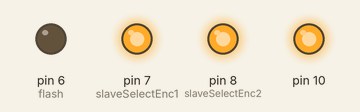
This sketch was run on a simulated Arduino Uno, built with avr-gcc and run on an emulated ATmega328P. Parts: output pins drawn as LEDs (lit = HIGH). What the sketch prints to the serial monitor is not drawn.

Above: at 0.27 s.
Timing chart, 0 to 2.0 s (numbered marks = the images above):
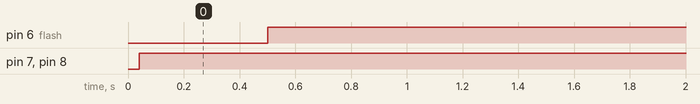

Measured:
- by itself, pin 6 (flash): LOW → HIGH at 0.50 s
- by itself, pin 7 (slaveSelectEnc1), pin 8 (slaveSelectEnc2): LOW → HIGH at 0.04 s

The sketch:

BOB_encoderticks_serial.ino
```cpp
//=========================HEADER=============================================================
/*
   Dual LS7366 Quadrature Counter Test Code
   AUTHOR: Jason Traud
   DATE: June 22, 2013

   This is a simple test program to read encoder counts
   collected by the LS7366 breakout board. The counts are
   then displayed in the Arduino's serial monitor at a
   baud rate of 9600

   Hardware: Arduino Uno R3
   Powered

   LS7366 Breakout    -------------   Arduino
   -----------------                    -------
            MOSI   -------------------   SDO (D11)
            MISO   -------------------   SDI (D12)
            SCK    -------------------   SCK (D13)
            SS1    -------------------   SS1 (D7)
            SS2    -------------------   SS2 (D8)
            GND    -------------------   GND
            VDD    -------------------   VCC (5.0V)

   License: CCAv3.0 Attribution-ShareAlike (http://creativecommons.org/licenses/by-sa/3.0/)
   You're free to use this code for any venture. Attribution is greatly appreciated.

//============================================================================================
*/

// Inclde the standard Arduino SPI Library, please ensure the SPI pins are
// connected properly for your Arduino version
#include <SPI.h>

// Slave Select pins for encoders 1 and 2
// Feel free to reallocate these pins to best suit your circuit
const int slaveSelectEnc1 = 7;
const int slaveSelectEnc2 = 8;

const int flash = 6;


// These hold the current encoder count.
signed long encoder1count = 0;
signed long encoder2count = 0;

void initEncoders() {

  // Set slave selects as outputs
  pinMode(slaveSelectEnc1, OUTPUT);
  pinMode(slaveSelectEnc2, OUTPUT);

  // Raise select pins
  // Communication begins when you drop the individual select signsl
  digitalWrite(slaveSelectEnc1,HIGH);
  digitalWrite(slaveSelectEnc2,HIGH);

  SPI.begin();

  // Initialize encoder 1
  //    Clock division factor: 0
  //    Negative index input
  //    free-running count mode
  //    x4 quatrature count mode (four counts per quadrature cycle)
  // NOTE: For more information on commands, see datasheet
  digitalWrite(slaveSelectEnc1,LOW);        // Begin SPI conversation
  SPI.transfer(0x88);                       // Write to MDR0
  SPI.transfer(0x03);                       // Configure to 4 byte mode
  digitalWrite(slaveSelectEnc1,HIGH);       // Terminate SPI conversation

  // Initialize encoder 2
  //    Clock division factor: 0
  //    Negative index input
  //    free-running count mode
  //    x4 quatrature count mode (four counts per quadrature cycle)
  // NOTE: For more information on commands, see datasheet
  digitalWrite(slaveSelectEnc2,LOW);        // Begin SPI conversation
  SPI.transfer(0x88);                       // Write to MDR0
  SPI.transfer(0x03);                       // Configure to 4 byte mode
  digitalWrite(slaveSelectEnc2,HIGH);       // Terminate SPI conversation
}

long readEncoder(int encoder) {

  // Initialize temporary variables for SPI read
  unsigned int count_1, count_2, count_3, count_4;
  long count_value;

  // Read encoder 1
  if (encoder == 1) {
    digitalWrite(slaveSelectEnc1,LOW);      // Begin SPI conversation
    SPI.transfer(0x60);                     // Request count
    count_1 = SPI.transfer(0x00);           // Read highest order byte
    count_2 = SPI.transfer(0x00);
    count_3 = SPI.transfer(0x00);
    count_4 = SPI.transfer(0x00);           // Read lowest order byte
    digitalWrite(slaveSelectEnc1,HIGH);     // Terminate SPI conversation
  }

  // Read encoder 2
  else if (encoder == 2) {
    digitalWrite(slaveSelectEnc2,LOW);      // Begin SPI conversation
    SPI.transfer(0x60);                      // Request count
    count_1 = SPI.transfer(0x00);           // Read highest order byte
    count_2 = SPI.transfer(0x00);
    count_3 = SPI.transfer(0x00);
    count_4 = SPI.transfer(0x00);           // Read lowest order byte
    digitalWrite(slaveSelectEnc2,HIGH);     // Terminate SPI conversation
  }

  // Calculate encoder count
  count_value = (count_1 << 8) + count_2;
  count_value = (count_value << 8) + count_3;
  count_value = (count_value << 8) + count_4;

  return count_value;
}

void clearEncoderCount() {

  // Set encoder1's data register to 0
  digitalWrite(slaveSelectEnc1,LOW);      // Begin SPI conversation
  // Write to DTR
  SPI.transfer(0x98);
  // Load data
  SPI.transfer(0x00);  // Highest order byte
  SPI.transfer(0x00);
  SPI.transfer(0x00);
  SPI.transfer(0x00);  // lowest order byte
  digitalWrite(slaveSelectEnc1,HIGH);     // Terminate SPI conversation

  delayMicroseconds(100);  // provides some breathing room between SPI conversations

  // Set encoder1's current data register to center
  digitalWrite(slaveSelectEnc1,LOW);      // Begin SPI conversation
  SPI.transfer(0xE0);
  digitalWrite(slaveSelectEnc1,HIGH);     // Terminate SPI conversation

  // Set encoder2's data register to 0
  digitalWrite(slaveSelectEnc2,LOW);      // Begin SPI conversation
  // Write to DTR
  SPI.transfer(0x98);
  // Load data
  SPI.transfer(0x00);  // Highest order byte
  SPI.transfer(0x00);
  SPI.transfer(0x00);
  SPI.transfer(0x00);  // lowest order byte
  digitalWrite(slaveSelectEnc2,HIGH);     // Terminate SPI conversation

  delayMicroseconds(100);  // provides some breathing room between SPI conversations

  // Set encoder2's current data register to center
  digitalWrite(slaveSelectEnc2,LOW);      // Begin SPI conversation
  SPI.transfer(0xE0);
  digitalWrite(slaveSelectEnc2,HIGH);     // Terminate SPI conversation
}


void setup() {
 Serial.begin(9600);      // Serial com for data output
 pinMode(flash, OUTPUT);

 initEncoders();       Serial.println("Encoders Initialized...");
 clearEncoderCount();  Serial.println("Encoders Cleared...");
}

void loop() {
 delay(500);

 // Retrieve current encoder counters
 encoder1count = readEncoder(1);
 encoder2count = readEncoder(2);

 analogWrite(flash, 255);

 Serial.print("Enc1: "); Serial.print(encoder1count); Serial.print(" Enc2: "); Serial.println(encoder2count);
}
```
